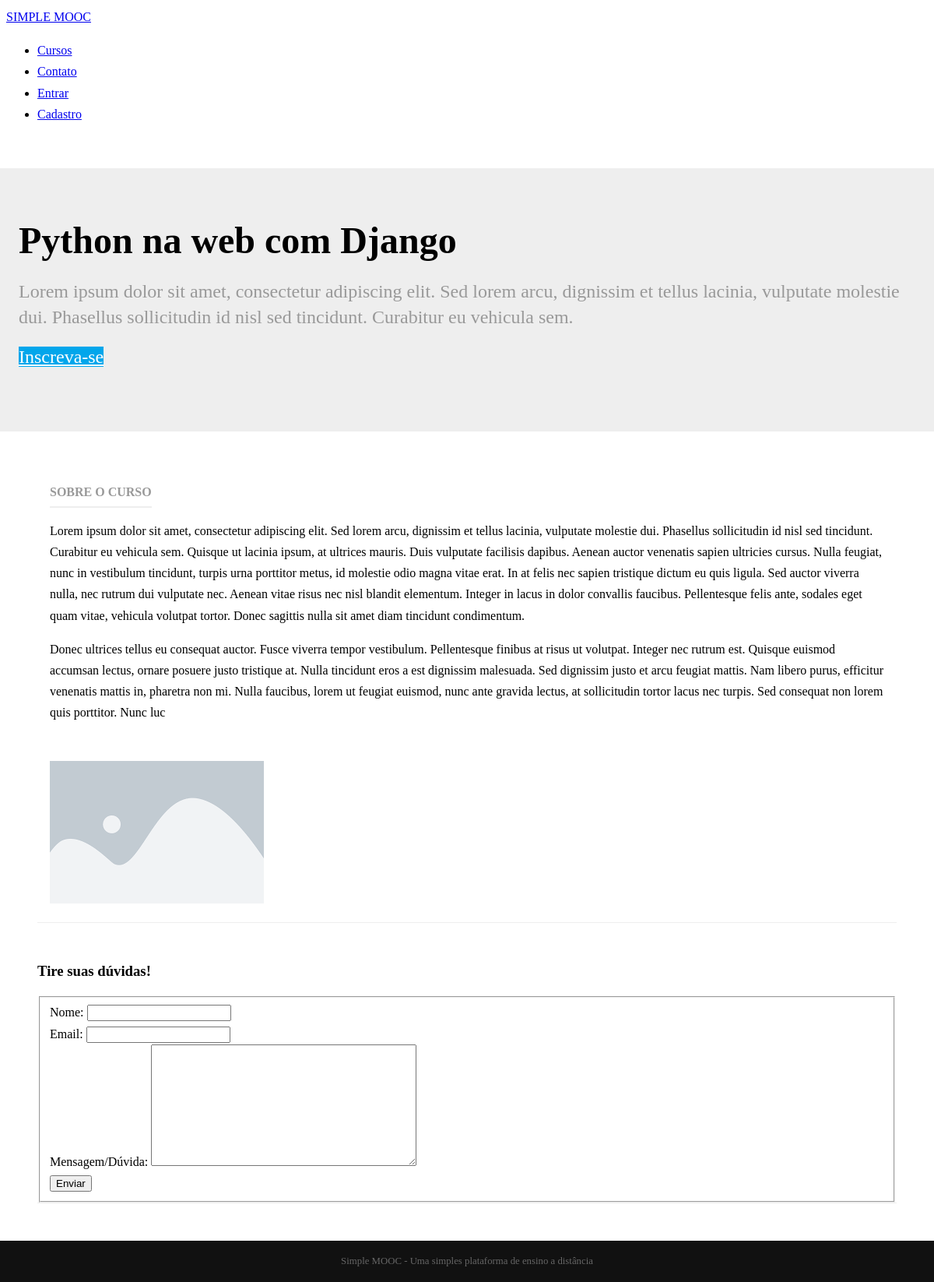
The app's page /cursos/python-na-web-com-django with its own data.
### Simplemooc/courses/models.py (models this page shows, shortened)
class Course(models.Model):
    name = models.CharField("Nome", max_length=100)
    slug = models.SlugField('Atalho')
    description = models.TextField('Descrição simples', blank=True)
    about = models.TextField('Sobre o curso', blank=True)
    start_date = models.DateField('Data de início', blank=True, null=True)
    created_at = models.DateTimeField('Criado em', auto_now_add=True)
    updated_at = models.DateField('Editado em', auto_now=True)
    image = models.ImageField(upload_to = 'courses/images', verbose_name='Imagem', blank=True, null=True)
    objects = CourseManager() #define o método de pesquisa da tabela
    def __str__(self):
        return self.name
    class Meta:
        verbose_name = 'Curso'
        verbose_name_plural = 'Cursos'
        ordering = ['name']

### Simplemooc/courses/views.py (the view)
# urls.py: path('<slug:slug>', views.details, name = 'details'),
def details(request, slug):
    course = get_object_or_404(Course, slug = slug)
    context = {}
    if request.method == 'POST':
        form = ContactCourse(request.POST)
        if form.is_valid(): #Verifica se o formulário foi dvidamente preenchido
            context['is_valid'] = True #Auxiliar para o template
            '''for field in form:
                print(field.label, field.data) #Retorna os valores no terminal'''
            form.send_mail(course)#Método para enviar um email para o terminal
            form = ContactCourse()
    else:
        form = ContactCourse()
    template_name = 'courses/details.html'
    context['forms'] = form
    context['course'] = course
    return render(request, template_name, context)

### Simplemooc/courses/forms.py (shortened to what this page needs)
class ContactCourse(forms.Form):
    name = forms.CharField(label='Nome', max_length=100)
    email = forms.EmailField(label='Email')
    message = forms.CharField(label='Mensagem/Dúvida', widget=forms.Textarea)

### Simplemooc/courses/templates/courses/details.html (shortened to what this page needs)
{%extends 'base.html'%}
{%load static%}
{%block content%}
		<div class="splash">
			<div class="pure-g-r">
				<div class='pure-u-1'>
					<div class="l-box splash-text">
						<h1 class="splash-head">
							{{course}}
						</h1>
						<h2 class="splash-subhead">
							{{course.description}}
						</h2>
						<p>
								<a href="{% url 'courses:enrollment' course.slug%}" class="	pure-button primary-button">Inscreva-se</a>
						</p>
					</div>
				</div>
			</div>
		</div>
		<div class="pure-g-r content-ribbon">
			<div class="pure-u-2-3">
				<div class="l-box">
					<h4 class="content-subhead">Sobre o curso</h4>
					<p>{{course.about|linebreaks}}</p>
				</div>
			</div>
			<div class="pure-u-1-3">
				<div class="l-box">
                    {% if course.image%}
                    <img src="{{course.image.url}}" alt="{{course}}"></a>
                    {% else%}
                    <img src="{%static 'img/placeholder.png'%}">
                    {%endif%}
				</div>
			</div>
		</div>
		<div class="pure-g-r content-ribbon" id="contato">
			<div class="pure-u-1">
				<h3>
					Tire suas dúvidas!
				</h3>
				<form action="#contato"class="pure-form pure-form-aligned" method="post">
					<fieldset>
						{%for field in forms%}
							<div class="pure-control-group">
								{{field.label_tag}}
								{{field}}
							</div>
						{%endfor%}
						<div class="pure-controls">
							<button type='submit' class="pure-button pure-button-primary">Enviar</button>
						</div>
					</fieldset>
				</form>
			</div>
		</div>
{%endblock%}

### Simplemooc/core/static/css/styles.css (style rules this page uses)
* { -webkit-box-sizing: border-box; -moz-box-sizing: border-box; box-sizing: border-box; }
body { margin: 0 auto; line-height: 1.7em; }
.l-box { padding: 1em; }
body .primary-button { background: #02a6eb; color: #fff; }
.splash { margin: 2em auto 0; padding: 3em 0.5em; background: #eee; }
.splash .splash-head { font-size: 300%; margin: 0em 0; line-height: 1.2em; }
.splash .splash-subhead { color: #999; font-weight: 300; line-height: 1.4em; }
.splash .primary-button { font-size: 150%; }
.content .content-subhead { color: #999; padding-bottom: 0.3em; text-transform: uppercase; margin: 0; border-bottom: 2px solid #eee; display: inline-block; }
.content .content-ribbon { margin: 3em; border-bottom: 1px solid #eee; }

### records on screen
Course: name "Python na web com Django", description "Lorem ipsum dolor sit amet, consectetur adipiscing elit. Sed lorem arcu, dignissim et tellus lacinia, vulputate molestie dui. Phasellus sollicitudin id nisl sed tincidunt. Curabitur eu vehicula sem.", about "Lorem ipsum dolor sit amet, consectetur adipiscing elit. Sed lorem arcu, dignissim et tellus lacinia, vulputate molestie dui. Phasellus sollicitudin id nisl sed tincidunt. Curabitur eu vehicula sem. Quisque ut lacinia ipsum, at ultrices mauris. Duis vulputate facilisis dapibus. Aenean auctor venenatis sapien ultricies cursus. Nulla feugiat, nunc in vestibulum tincidunt, turpis urna porttitor metus, id molestie odio magna vitae erat. In at felis nec sapien tristique dictum eu quis ligula. Sed auctor viverra nulla, nec rutrum dui vulputate nec. Aenean vitae risus nec nisl blandit elementum. Integer in lacus in dolor convallis faucibus. Pellentesque felis ante, sodales eget quam vitae,…"

### other values on screen
{{ field.label_tag }} "Nome:" "Email:" "Mensagem/Dúvida:"
